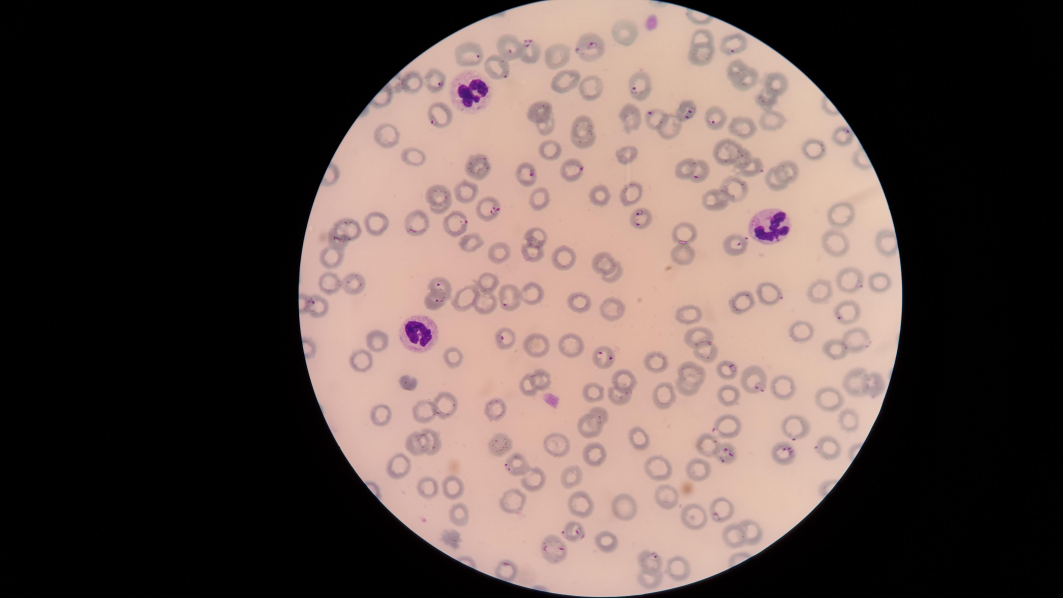
#> input picture M2.jpeg, 5312 x 2988 px (shown at 1/5 size)
$ python splitter.py
#> lines starting #> are read from the running program, lines starting #| are printed output that depends on the picture
from PIL import Image
from itertools import product
import os


def tile(filename, dir_in, dir_out, d):
#> called with filename = 'M2.jpeg', dir_in = '.', dir_out = './tiled', d = 400
    name, ext = os.path.splitext(filename)
    img = Image.open(os.path.join(dir_in, filename))
#> img is the input picture: PIL image 5312x2988 RGB; mean R, G, B 94.7, 78.8, 74.2
    w, h = img.size
#> w = 5312; h = 2988

    grid = product(range(0, h-h % d, d), range(0, w-w % d, d))
    for i, j in grid:
        box = (j, i, j+d, i+d)
        out = os.path.join(dir_out, f'{name}_{i}_{j}{ext}')
        img.crop(box).save(out)
#> this loop made 91 passes
#> pass 1, in tile, `img.crop(box).save(out)`:
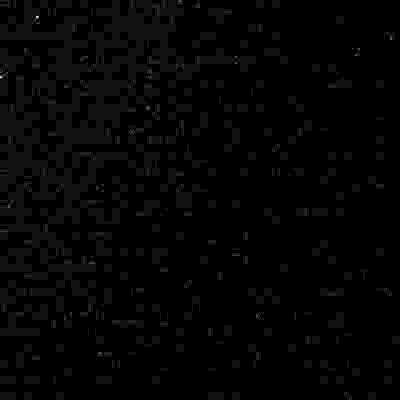
#> saved as M2_0_0.jpeg: PIL image 400x400 RGB; min 0, max 14, mean 0.256; drawn with min black and max white
#> pass 2, in tile, `img.crop(box).save(out)`:
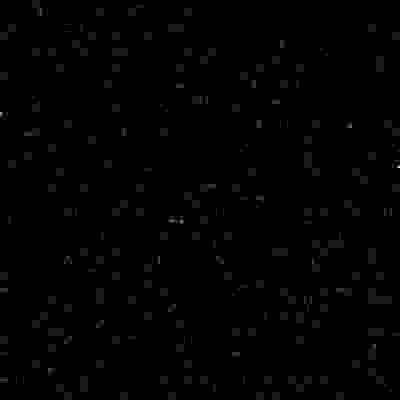
#> saved as M2_0_400.jpeg: PIL image 400x400 RGB; min 0, max 10, mean 0.0791; drawn with min black and max white


tile('M2.jpeg', '.', './tiled', 400)

$ run again, with m1.jpeg copied over M2.jpeg
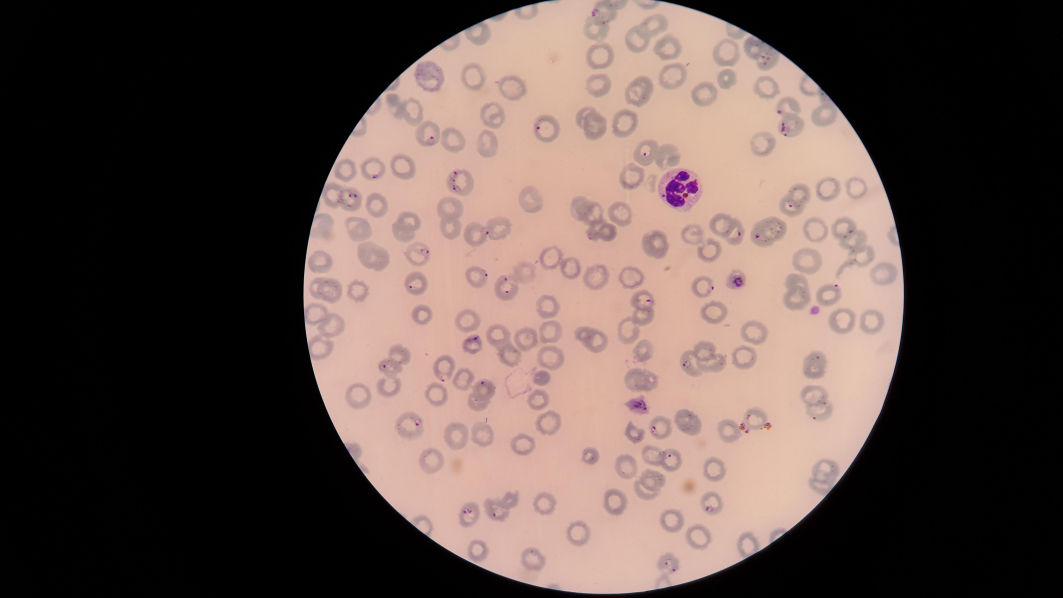
#> input picture m1.jpeg, 5312 x 2988 px (shown at 1/5 size)
#> in tile, img is the input picture: PIL image 5312x2988 RGB; mean R, G, B 93.5, 77.2, 72.2
#> the loop in tile, `for i, j in grid:` made 91 passes
#> pass 1, in tile, `img.crop(box).save(out)`:
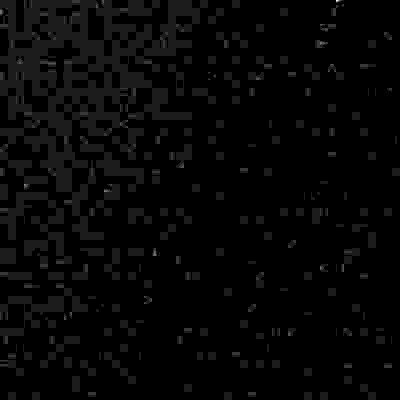
#> saved as M2_0_0.jpeg: PIL image 400x400 RGB; min 0, max 9, mean 0.232; drawn with min black and max white
#> pass 2, in tile, `img.crop(box).save(out)`:
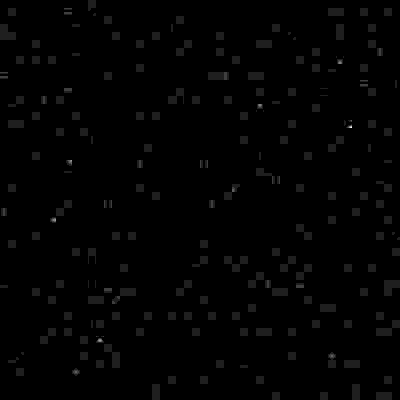
#> saved as M2_0_400.jpeg: PIL image 400x400 RGB; min 0, max 8, mean 0.0848; drawn with min black and max white
